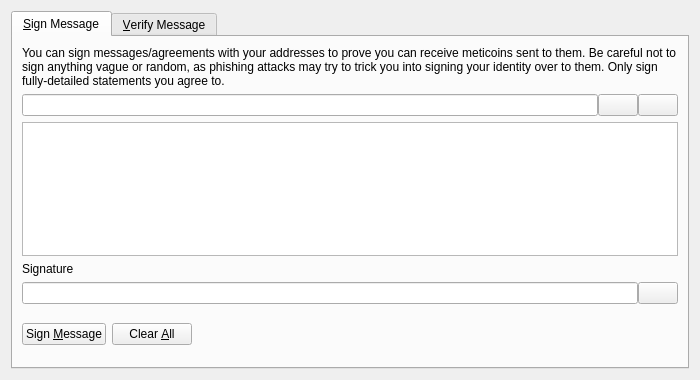
<?xml version="1.0" encoding="UTF-8"?>
<ui version="4.0">
 <class>SignVerifyMessageDialog</class>
 <widget class="QDialog" name="SignVerifyMessageDialog">
  <property name="geometry">
   <rect>
    <x>0</x>
    <y>0</y>
    <width>700</width>
    <height>380</height>
   </rect>
  </property>
  <property name="windowTitle">
   <string>Signatures - Sign / Verify a Message</string>
  </property>
  <property name="modal">
   <bool>true</bool>
  </property>
  <layout class="QVBoxLayout" name="verticalLayout">
   <item>
    <widget class="QTabWidget" name="tabWidget">
     <property name="currentIndex">
      <number>0</number>
     </property>
     <widget class="QWidget" name="tabSignMessage">
      <attribute name="title">
       <string>&amp;Sign Message</string>
      </attribute>
      <layout class="QVBoxLayout" name="verticalLayout_SM">
       <item>
        <widget class="QLabel" name="infoLabel_SM">
         <property name="text">
          <string>You can sign messages/agreements with your addresses to prove you can receive meticoins sent to them. Be careful not to sign anything vague or random, as phishing attacks may try to trick you into signing your identity over to them. Only sign fully-detailed statements you agree to.</string>
         </property>
         <property name="textFormat">
          <enum>Qt::PlainText</enum>
         </property>
         <property name="wordWrap">
          <bool>true</bool>
         </property>
        </widget>
       </item>
       <item>
        <layout class="QHBoxLayout" name="horizontalLayout_1_SM">
         <property name="spacing">
          <number>0</number>
         </property>
         <item>
          <widget class="QValidatedLineEdit" name="addressIn_SM">
           <property name="toolTip">
            <string>The Meticoin address to sign the message with</string>
           </property>
          </widget>
         </item>
         <item>
          <widget class="QPushButton" name="addressBookButton_SM">
           <property name="toolTip">
            <string>Choose previously used address</string>
           </property>
           <property name="text">
            <string/>
           </property>
           <property name="icon">
            <iconset resource="../bitcoin.qrc">
             <normaloff>:/icons/address-book</normaloff>:/icons/address-book</iconset>
           </property>
           <property name="shortcut">
            <string>Alt+A</string>
           </property>
           <property name="autoDefault">
            <bool>false</bool>
           </property>
          </widget>
         </item>
         <item>
          <widget class="QPushButton" name="pasteButton_SM">
           <property name="toolTip">
            <string>Paste address from clipboard</string>
           </property>
           <property name="text">
            <string/>
           </property>
           <property name="icon">
            <iconset resource="../bitcoin.qrc">
             <normaloff>:/icons/editpaste</normaloff>:/icons/editpaste</iconset>
           </property>
           <property name="shortcut">
            <string>Alt+P</string>
           </property>
           <property name="autoDefault">
            <bool>false</bool>
           </property>
          </widget>
         </item>
        </layout>
       </item>
       <item>
        <widget class="QPlainTextEdit" name="messageIn_SM">
         <property name="toolTip">
          <string>Enter the message you want to sign here</string>
         </property>
        </widget>
       </item>
       <item>
        <widget class="QLabel" name="signatureLabel_SM">
         <property name="text">
          <string>Signature</string>
         </property>
         <property name="textFormat">
          <enum>Qt::PlainText</enum>
         </property>
        </widget>
       </item>
       <item>
        <layout class="QHBoxLayout" name="horizontalLayout_2_SM">
         <property name="spacing">
          <number>0</number>
         </property>
         <item>
          <widget class="QLineEdit" name="signatureOut_SM">
           <property name="font">
            <font>
             <italic>true</italic>
            </font>
           </property>
           <property name="readOnly">
            <bool>true</bool>
           </property>
          </widget>
         </item>
         <item>
          <widget class="QPushButton" name="copySignatureButton_SM">
           <property name="toolTip">
            <string>Copy the current signature to the system clipboard</string>
           </property>
           <property name="text">
            <string/>
           </property>
           <property name="icon">
            <iconset resource="../bitcoin.qrc">
             <normaloff>:/icons/editcopy</normaloff>:/icons/editcopy</iconset>
           </property>
           <property name="autoDefault">
            <bool>false</bool>
           </property>
          </widget>
         </item>
        </layout>
       </item>
       <item>
        <layout class="QHBoxLayout" name="horizontalLayout_3_SM">
         <item>
          <widget class="QPushButton" name="signMessageButton_SM">
           <property name="toolTip">
            <string>Sign the message to prove you own this Meticoin address</string>
           </property>
           <property name="text">
            <string>Sign &amp;Message</string>
           </property>
           <property name="icon">
            <iconset resource="../bitcoin.qrc">
             <normaloff>:/icons/edit</normaloff>:/icons/edit</iconset>
           </property>
           <property name="autoDefault">
            <bool>false</bool>
           </property>
          </widget>
         </item>
         <item>
          <widget class="QPushButton" name="clearButton_SM">
           <property name="toolTip">
            <string>Reset all sign message fields</string>
           </property>
           <property name="text">
            <string>Clear &amp;All</string>
           </property>
           <property name="icon">
            <iconset resource="../bitcoin.qrc">
             <normaloff>:/icons/remove</normaloff>:/icons/remove</iconset>
           </property>
           <property name="autoDefault">
            <bool>false</bool>
           </property>
          </widget>
         </item>
         <item>
          <spacer name="horizontalSpacer_1_SM">
           <property name="orientation">
            <enum>Qt::Horizontal</enum>
           </property>
           <property name="sizeHint" stdset="0">
            <size>
             <width>40</width>
             <height>48</height>
            </size>
           </property>
          </spacer>
         </item>
         <item>
          <widget class="QLabel" name="statusLabel_SM">
           <property name="font">
            <font>
             <weight>75</weight>
             <bold>true</bold>
            </font>
           </property>
           <property name="text">
            <string/>
           </property>
           <property name="wordWrap">
            <bool>true</bool>
           </property>
          </widget>
         </item>
         <item>
          <spacer name="horizontalSpacer_2_SM">
           <property name="orientation">
            <enum>Qt::Horizontal</enum>
           </property>
           <property name="sizeHint" stdset="0">
            <size>
             <width>40</width>
             <height>48</height>
            </size>
           </property>
          </spacer>
         </item>
        </layout>
       </item>
      </layout>
     </widget>
     <widget class="QWidget" name="tabVerifyMessage">
      <attribute name="title">
       <string>&amp;Verify Message</string>
      </attribute>
      <layout class="QVBoxLayout" name="verticalLayout_VM">
       <item>
        <widget class="QLabel" name="infoLabel_VM">
         <property name="text">
          <string>Enter the receiver's address, message (ensure you copy line breaks, spaces, tabs, etc. exactly) and signature below to verify the message. Be careful not to read more into the signature than what is in the signed message itself, to avoid being tricked by a man-in-the-middle attack. Note that this only proves the signing party receives with the address, it cannot prove sendership of any transaction!</string>
         </property>
         <property name="textFormat">
          <enum>Qt::PlainText</enum>
         </property>
         <property name="alignment">
          <set>Qt::AlignLeading|Qt::AlignLeft|Qt::AlignTop</set>
         </property>
         <property name="wordWrap">
          <bool>true</bool>
         </property>
        </widget>
       </item>
       <item>
        <layout class="QHBoxLayout" name="horizontalLayout_1_VM">
         <property name="spacing">
          <number>0</number>
         </property>
         <item>
          <widget class="QValidatedLineEdit" name="addressIn_VM">
           <property name="toolTip">
            <string>The Meticoin address the message was signed with</string>
           </property>
          </widget>
         </item>
         <item>
          <widget class="QPushButton" name="addressBookButton_VM">
           <property name="toolTip">
            <string>Choose previously used address</string>
           </property>
           <property name="text">
            <string/>
           </property>
           <property name="icon">
            <iconset resource="../bitcoin.qrc">
             <normaloff>:/icons/address-book</normaloff>:/icons/address-book</iconset>
           </property>
           <property name="shortcut">
            <string>Alt+A</string>
           </property>
           <property name="autoDefault">
            <bool>false</bool>
           </property>
          </widget>
         </item>
        </layout>
       </item>
       <item>
        <widget class="QPlainTextEdit" name="messageIn_VM"/>
       </item>
       <item>
        <widget class="QValidatedLineEdit" name="signatureIn_VM"/>
       </item>
       <item>
        <layout class="QHBoxLayout" name="horizontalLayout_2_VM">
         <item>
          <widget class="QPushButton" name="verifyMessageButton_VM">
           <property name="toolTip">
            <string>Verify the message to ensure it was signed with the specified Meticoin address</string>
           </property>
           <property name="text">
            <string>Verify &amp;Message</string>
           </property>
           <property name="icon">
            <iconset resource="../bitcoin.qrc">
             <normaloff>:/icons/transaction_0</normaloff>:/icons/transaction_0</iconset>
           </property>
           <property name="autoDefault">
            <bool>false</bool>
           </property>
          </widget>
         </item>
         <item>
          <widget class="QPushButton" name="clearButton_VM">
           <property name="toolTip">
            <string>Reset all verify message fields</string>
           </property>
           <property name="text">
            <string>Clear &amp;All</string>
           </property>
           <property name="icon">
            <iconset resource="../bitcoin.qrc">
             <normaloff>:/icons/remove</normaloff>:/icons/remove</iconset>
           </property>
           <property name="autoDefault">
            <bool>false</bool>
           </property>
          </widget>
         </item>
         <item>
          <spacer name="horizontalSpacer_1_VM">
           <property name="orientation">
            <enum>Qt::Horizontal</enum>
           </property>
           <property name="sizeHint" stdset="0">
            <size>
             <width>40</width>
             <height>48</height>
            </size>
           </property>
          </spacer>
         </item>
         <item>
          <widget class="QLabel" name="statusLabel_VM">
           <property name="font">
            <font>
             <weight>75</weight>
             <bold>true</bold>
            </font>
           </property>
           <property name="text">
            <string/>
           </property>
           <property name="wordWrap">
            <bool>true</bool>
           </property>
          </widget>
         </item>
         <item>
          <spacer name="horizontalSpacer_2_VM">
           <property name="orientation">
            <enum>Qt::Horizontal</enum>
           </property>
           <property name="sizeHint" stdset="0">
            <size>
             <width>40</width>
             <height>48</height>
            </size>
           </property>
          </spacer>
         </item>
        </layout>
       </item>
      </layout>
     </widget>
    </widget>
   </item>
  </layout>
 </widget>
 <customwidgets>
  <customwidget>
   <class>QValidatedLineEdit</class>
   <extends>QLineEdit</extends>
   <header>qvalidatedlineedit.h</header>
  </customwidget>
 </customwidgets>
 <resources>
  <include location="../bitcoin.qrc"/>
 </resources>
 <connections/>
</ui>
